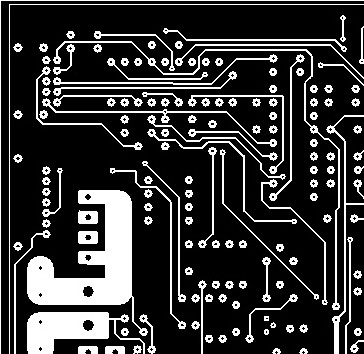
#> input picture image_processing/4_img_filtering/pcb_cropped.jpeg, 364 x 354 px
$ python morph_operations.py
#> lines starting #> are read from the running program, lines starting #| are printed output that depends on the picture

############################################
## Import OpenCV
import numpy as np
import cv2
############################################

############################################
## Read the image
img= cv2.imread('pcb_cropped.jpeg',0)
#> img is the input picture: shape (354, 364); min 0, max 255, mean 53.8
############################################


############################################
## Do the processing
############################################

kernel = np.ones((5,5),np.uint8)

erosion = cv2.erode(img,kernel,iterations = 1)
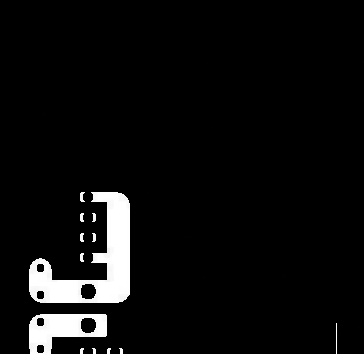
#> erosion: shape (354, 364); min 0, max 255, mean 13.3
dilation = cv2.dilate(img, kernel, iterations = 1)
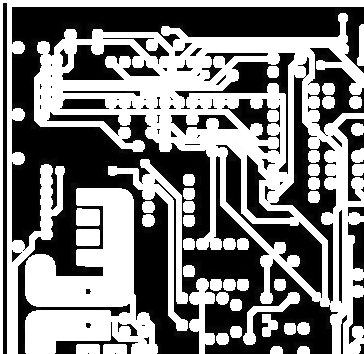
#> dilation: shape (354, 364); min 0, max 255, mean 128.9

opening = cv2.dilate(erosion, kernel, iterations = 1)
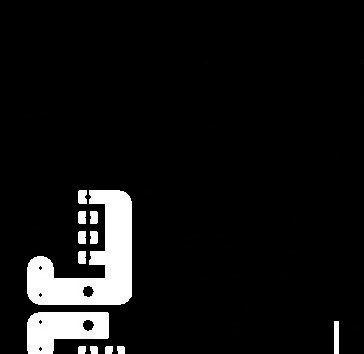
#> opening: shape (354, 364); min 0, max 255, mean 18.5
closing = cv2.erode(dilation, kernel, iterations = 1)
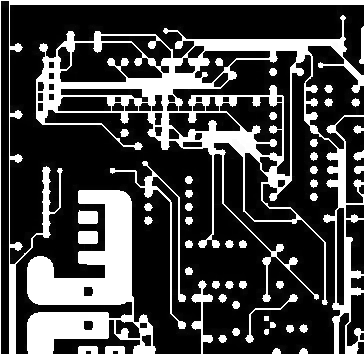
#> closing: shape (354, 364); min 0, max 255, mean 70.5


############################################
## Show the image
cv2.imshow('image',img)
cv2.imshow('erosion', erosion)
cv2.imshow('dilation', dilation)
cv2.imshow('opening', opening)
cv2.imshow('closing', closing)
############################################

############################################
## Close and exit
cv2.waitKey(0)
cv2.destroyAllWindows()
############################################
